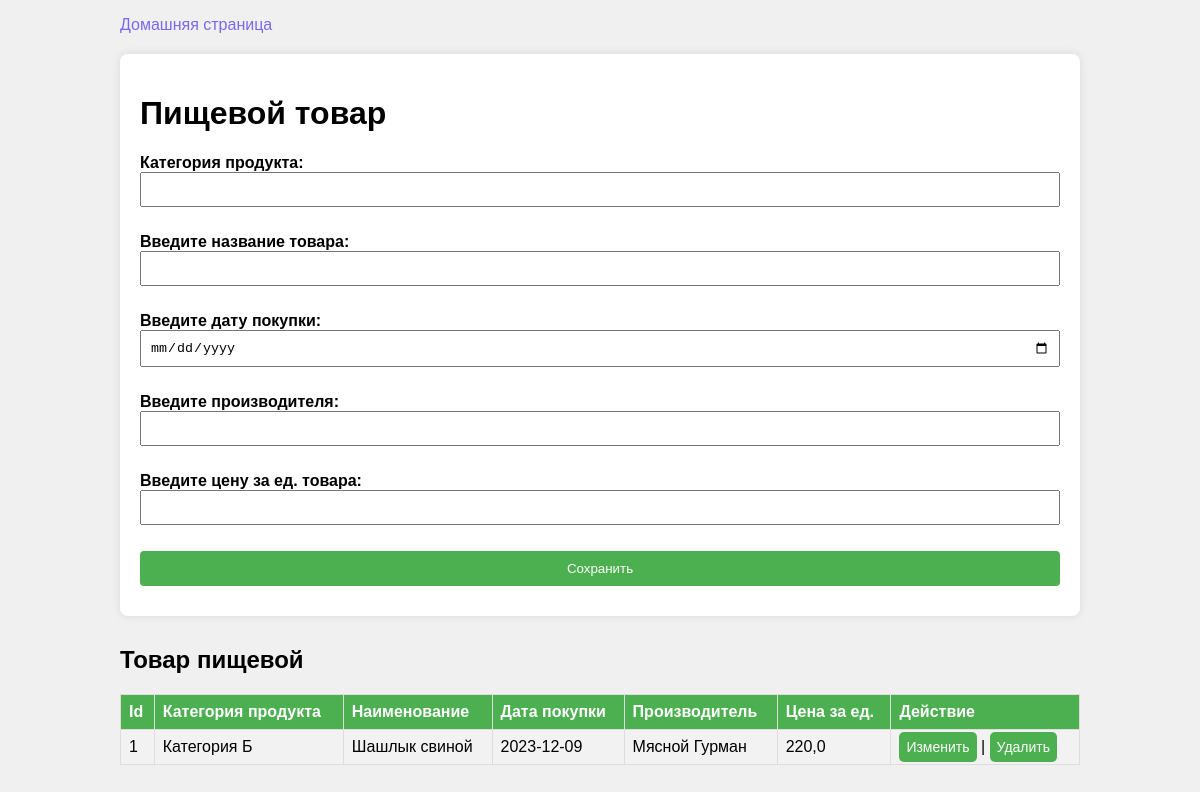
/, run on an earlier commit of the app's database.
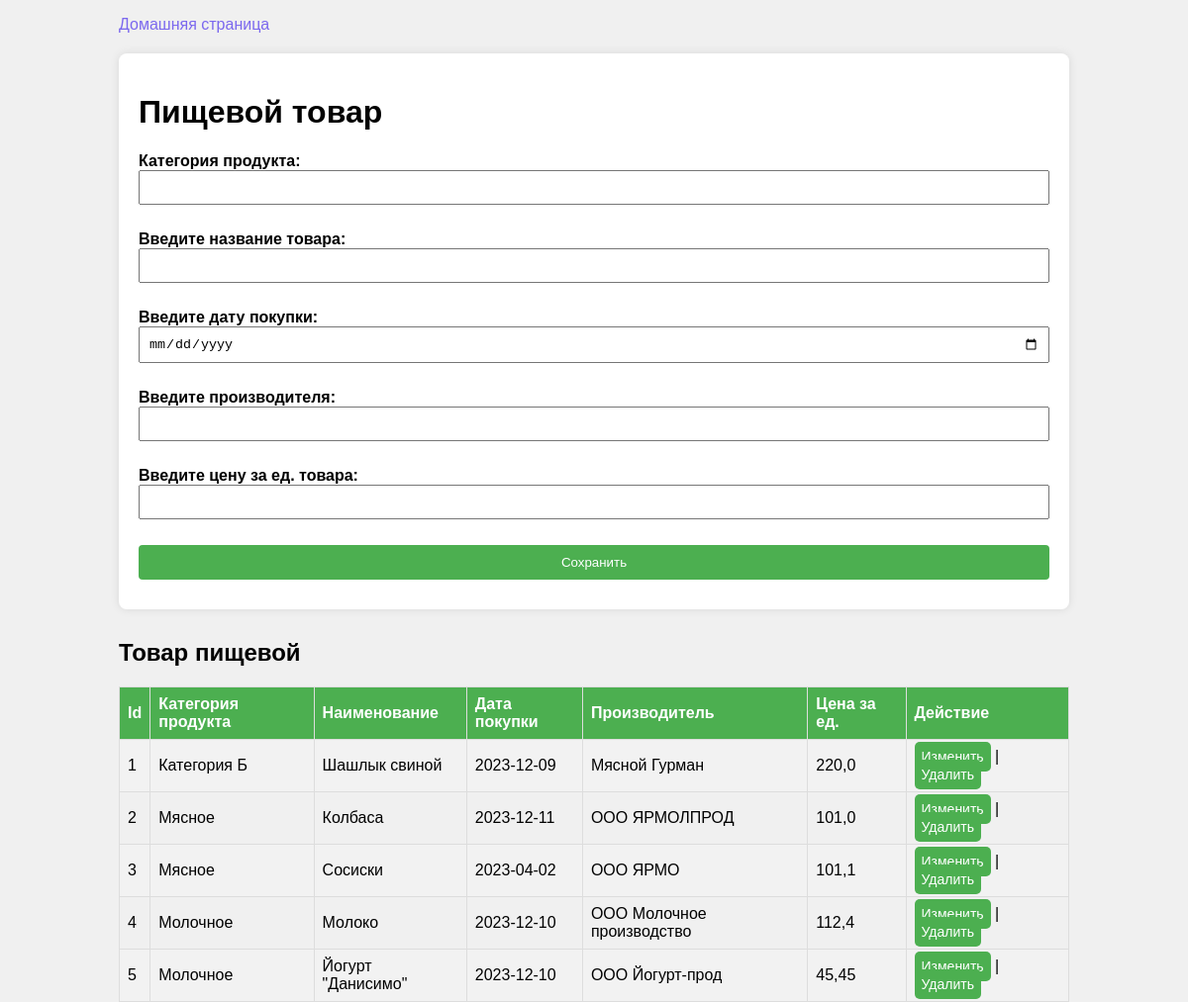
And on a later commit of the database.
### firstapp/models.py (models this page shows)
class Person(models.Model):
    name = models.CharField(max_length=20)
    age = models.TextField()
    maker = models.TextField(max_length=20, default='')
    price = models.FloatField(max_length=10, default='')
    category = models.CharField(max_length=20)
    objects = models.Manager()

### firstapp/views.py (the view)
# urls.py: path('',views.index),
def index(request):
    people = Person.objects.all()
    return render(request, "index.html", {"people":people})

### templates/index.html (shortened to what this page needs)
<!DOCTYPE html>
{%load static%}
<html lang="en">
<head>
    <link rel="stylesheet" type="text/css" href="{% static 'css/styles.css' %}">
</head>
<body class="container">
<p><a href="home/">Домашняя страница</a></p>
<form method="POST" action="create/">
    <h1>Пищевой товар</h1>
    <p>
        <label>Категория продукта:</label><br>
        <input type = "text" name="category"/>
    </p>
    <p>
        <label>Введите название товара:</label><br>
        <input type = "text" name="name"/>
    </p>
    <p>
        <label>Введите дату покупки:</label><br>
        <input type="date" name = "age"/>
    </p>
    <p>
        <label>Введите производителя:</label><br>
        <input type = "text" name="maker"/>
    </p>
    <p>
        <label>Введите цену за ед. товара:</label><br>
        <input type="number" step = "any" name = "price"/>
    </p>
    <input type="submit" value="Сохранить">
</form>
{%if people.count > 0 %}
<h2>Товар пищевой </h2>
<table>
    <tr>
        <th>Id</th>
        <th>Категория продукта</th>
        <th>Наименование</th>
        <th>Дата покупки</th>
        <th>Производитель</th>
        <th>Цена за ед.</th>
        <th>Действие</th>
    </tr>
    {% for person in people %}
    <tr>
        <td>{{person.id}}</td>
        <td>{{person.category}}</td>
        <td>{{person.name}}</td>
        <td>{{person.age}}</td>
        <td>{{person.maker}}</td>
        <td>{{person.price}}</td>
    <td><a class="button-change-delete"  href="edit/{{person.id}}">Изменить</a> | <a class="button-change-delete" href="delete/{{person.id}}">Удалить</a></td>
    </tr>
    {% endfor %}
</table>
{% endif %}
</body>
</html>

What changed in the data, as far as the page shows it:
added Person: id "2", category "Мясное", name "Колбаса", age "2023-12-11", maker "ООО ЯРМОЛПРОД", price "101,0"
added Person: id "3", category "Мясное", name "Сосиски", age "2023-04-02", maker "ООО ЯРМО", price "101,1"
added Person: id "4", category "Молочное", name "Молоко", age "2023-12-10", maker "ООО Молочное производство", price "112,4"
added Person: id "5", category "Молочное", name "Йогурт \"Данисимо\"", age "2023-12-10", maker "ООО Йогурт-прод", price "45,45"
